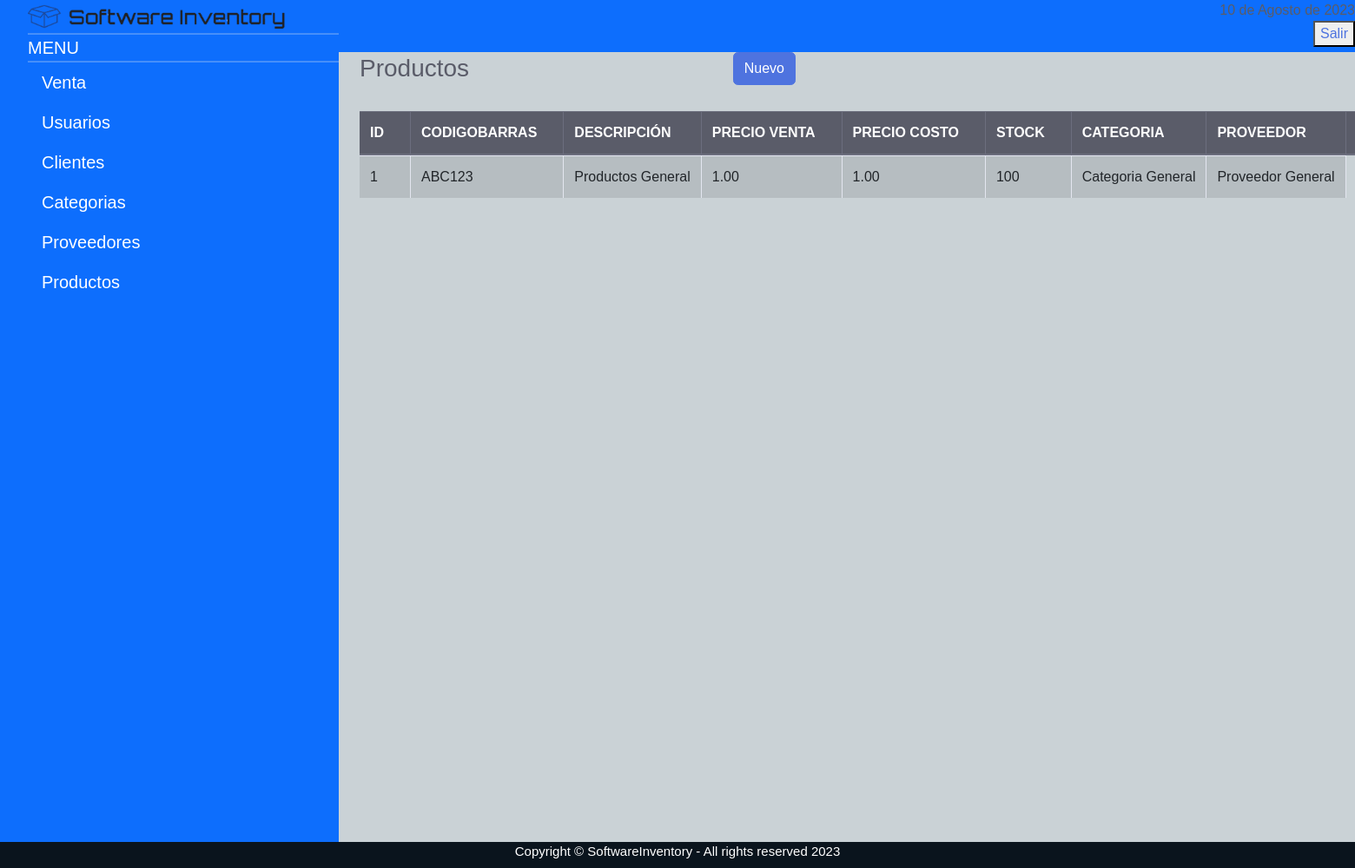
/sistema/listar_productos.php (signed in), run on the app's committed database.
### tables this page shows
create table productos (idproducto int primary key auto_increment, codigobarras varchar(100), descripcion varchar (200), precioventa decimal(10,2), preciocosto decimal(10,2), stock int, idcategoria int, idproveedor int);

create table categorias (idcategoria int primary key auto_increment, nombre varchar (100));

create table proveedores (idproveedor int primary key, tipodocumento char(3),nombre varchar(100), contacto varchar(100), direccion varchar (100), telefono float, email varchar (100));

### sistema/listar_productos.php (the view, shortened to what this page needs)
<?php include_once "includes/header.php"; ?>
		<div id="contenido">
			<div class="container-fluid">
			<div class="d-sm-flex align-items-center justify-content-between mb-4">
				<h1 class="h3 mb-0 text-gray-800">Productos</h1>
				<a href="registro_productos.php" class="btn btn-primary">Nuevo</a>
			</div>
			<div class="row">
				<div class="col-lg-12">
					<div class="table-responsive">
						<table class="table table-striped table-bordered" id="table">
							<thead class="thead-dark">
								<tr>
									<th>ID</th>
									<th>CODIGOBARRAS</th>
									<th>DESCRIPCIÓN</th>
									<th>PRECIO VENTA</th>
									<th>PRECIO COSTO</th>
									<th>STOCK</th>
									<th>CATEGORIA</th>
									<th>PROVEEDOR</th>
									<?php if ($_SESSION['rol'] == 1) { ?>
									<th>ACCIONES</th>
									<?php } ?>
								</tr>
							</thead>
							<tbody>
								<?php
								$query = mysqli_query($conectar, "SELECT productos.idproducto , productos.codigobarras , productos.descripcion , productos.precioventa , productos.preciocosto , productos.stock , categorias.nombre as categoria, proveedores.nombre as proveedor FROM productos left join categorias on productos.idcategoria = categorias.idcategoria left join proveedores on productos.idproveedor = proveedores.idproveedor");
								$result = mysqli_num_rows($query);
								if ($result > 0) {
									while ($data = mysqli_fetch_assoc($query)) { ?>
										<tr>
											<td><?php echo $data['idproducto']; ?></td>
											<td><?php echo $data['codigobarras']; ?></td>
											<td><?php echo $data['descripcion']; ?></td>
											<td><?php echo $data['precioventa']; ?></td>
											<td><?php echo $data['preciocosto']; ?></td>
											<td><?php echo $data['stock']; ?></td>
											<td><?php echo $data['categoria']; ?></td>
											<td><?php echo $data['proveedor']; ?></td>
										</tr>
								<?php }
								} ?>
							</tbody>
						</table>
					</div>
				</div>
			</div>
			</div>
			</div>
		</div>
<?php include_once "includes/footer.php"; ?>

### sistema/style/style.css (style rules this page uses)
body { background-color: rgb(255, 255, 255); font-family: arial; background: #4d66754b; }
.row { width: max-content; height: max-content; }
#contenido { float: left; height: 900px; width: 550px; }

### data on the page
productos: idproducto "1", codigobarras "ABC123", descripcion "Productos General", precioventa "1.00", preciocosto "1.00", stock "100", idcategoria.nombre "Categoria General", idproveedor.nombre "Proveedor General"

### other printed values
fechaBogota() "10 de Agosto de 2023"
